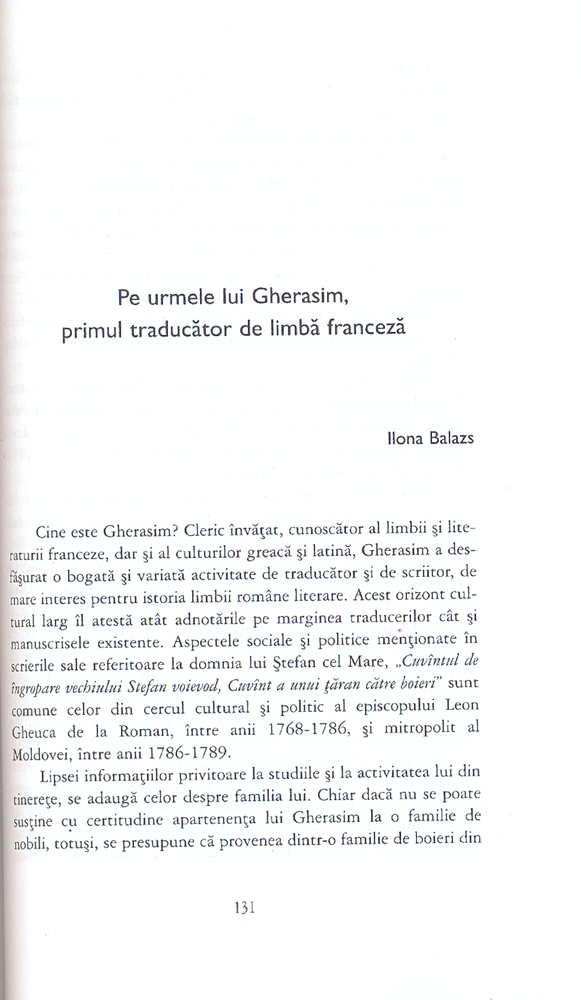
#> input picture orientation_data/train/374_002.png, 581 x 1000 px, shrunk from 2134 x 3672 before the run
$ python -i image_mask.py   (imports and definitions only)
#> lines starting #> are read from the running program, lines starting #| are printed output that depends on the picture; after the words box and inside, x2 and y2 are one past the last pixel; in counts of white or black regions, pixels touching at a corner belong together
import cv2
import numpy as np
import os
from math import atan2, cos, sin, sqrt, pi
from cv2 import BORDER_TRANSPARENT
from PIL import Image


def bbox_image(image_file):
    with open(image_file, 'rb') as f:
        original = cv2.imdecode(np.frombuffer(f.read(), dtype=np.uint8), cv2.IMREAD_COLOR)
        minBGR = (250, 250, 250)
        maxBGR = (255, 255, 255)
        # imageLAB = cv2.cvtColor(original, cv2.COLOR_BGR2LAB)
        maskBGR = cv2.inRange(original, minBGR, maxBGR)
        sum_vector = maskBGR.sum(axis=0)

        kernel = np.ones((60, 60), np.uint8)
        # dilate maskBGR to take over edges of pixels of color
        maskBGR = cv2.erode(maskBGR, kernel, iterations=2)
        # resultLAB = cv2.bitwise_and(original, original, mask=maskBGR)
        bbox = cv2.boundingRect(maskBGR)
        # print(bbox)
        x, y, w, h = bbox
        if sum(sum_vector[:int(len(sum_vector) / 2)]) > sum(sum_vector[int(len(sum_vector) / 2):]):
            x -= int(0.05 * len(maskBGR[0]))
            w += int(0.05 * len(maskBGR[0]))
        else:
            w += int(0.05 * len(maskBGR[0]))
        return x, y, w, h


def crop_image(x, y, w, h, image_file, output_file):
    with open(image_file, 'rb') as f:
        original = cv2.imdecode(np.frombuffer(f.read(), dtype=np.uint8), cv2.IMREAD_COLOR)
        crop = original[y:y + h, x:x + w]
        cv2.imwrite(output_file, crop, [int(cv2.IMWRITE_JPEG_QUALITY), 70])


def getOrientation(pts, img):
    sz = len(pts)
    data_pts = np.empty((sz, 2), dtype=np.float64)
    for i in range(data_pts.shape[0]):
        data_pts[i, 0] = pts[i, 0, 0]
        data_pts[i, 1] = pts[i, 0, 1]
    # Perform PCA analysis
    mean = np.empty((0))
    mean, eigenvectors, eigenvalues = cv2.PCACompute2(data_pts, mean)
    # Store the center of the object
    cntr = (int(mean[0, 0]), int(mean[0, 1]))

    cv2.circle(img, cntr, 3, (255, 0, 255), 2)
    # angle = atan2(eigenvectors[0, 1], eigenvectors[0, 0])  # orientation in radians
    return np.arccos(np.clip(np.dot(np.array([-eigenvectors[0][0], eigenvectors[0][1]]), np.array([0, 1])), -1.0, 1.0)) * np.sign(eigenvectors[0][0]) * 10, cntr
    # return angle, cntr


def get_rotated_image(image_file):
#> called with image_file = 'orientation_data/train/374_002.png'
    src = cv2.imread(image_file)
#> src is the input picture: shape (1000, 581, 3); mean B, G, R 247.4, 246.9, 246.6
    # _, thresh1 = cv2.threshold(src, 250, 255, cv2.THRESH_BINARY)
    gray = cv2.cvtColor(src, cv2.COLOR_BGR2GRAY)
    _, bw = cv2.threshold(gray, 250, 255, cv2.THRESH_BINARY | cv2.THRESH_OTSU)
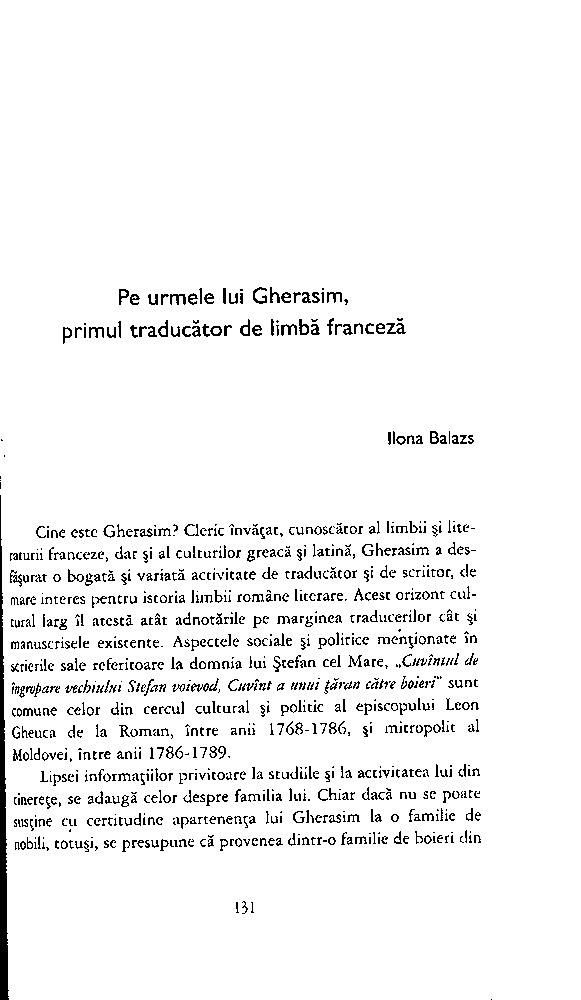
#> bw: shape (1000, 581); 95.4% white; black in thin lines or dots, all inside (x1, y1, x2, y2) = (0, 287, 492, 1000)
    contours, _ = cv2.findContours(bw, cv2.RETR_LIST, cv2.CHAIN_APPROX_NONE)
#> contours = 1541 contours, 627 with area under 20; largest, box (x1, y1, x2, y2) and area: (0, 0, 581, 1000) 577026, (252, 286, 268, 305) 141, (298, 318, 310, 336) 134, (157, 319, 169, 338) 134, (169, 293, 187, 306) 133
    contour = 0
    max_area = 0
    for i, c in enumerate(contours):
        area = cv2.contourArea(c)
        if area > max_area:
            max_area, contour = area, c
#> this loop made 1541 passes
#> (area, max_area) on passes 2, 3, 5, 20, 28, 29, 40, 45, 51, 57, 84, 104: (25.5, 25.5), (27.5, 27.5), (32.5, 32.5), (37, 37), (47, 47), (51, 51), (58.5, 58.5), (60, 60), (75, 75), (75.5, 75.5), (76, 76), (77.5, 77.5)
#> area on passes 24, 25, 27, 34, 35, 36: 31.5, 23.5, 21.5, 25, 24, 45.5
#> after the loop, contour = contour of 3149 points, box (x1, y1, x2, y2) (0, 0, 581, 1000), area 577026; max_area = 577025.5
    angle, cntr = getOrientation(contour, src)
#> in getOrientation, `sz = len(pts)`: sz = 3149
#> after the loop in getOrientation, `for i in range(data_pts.shape[0]):`: data_pts = 3149 pairs, first value 0 to 580, second value 0 to 999
#> in getOrientation, `mean, eigenvectors, eigenvalues = cv2.PCACompute2(data_pts, mean)`: mean = [[291.6, 498.1]]; eigenvectors = [[0.00801, 1], [1, -0.00801]]; eigenvalues = [143966.7, 63010]
#> in getOrientation, `cntr = (int(mean[0, 0]), int(mean[0, 1]))`: cntr = (291, 498)
#> angle = 0.0801; cntr = (291, 498)
    # print("angle", angle)
    rot_mat = cv2.getRotationMatrix2D(cntr, -angle, 1.0)
#> rot_mat = [[1, -0.0014, 0.697], [0.0014, 1, -0.406]]
    rotated_img = cv2.warpAffine(src, rot_mat, (src.shape[1], src.shape[0]))  # , borderValue=(255, 255, 255))  # , flags=cv2.INTER_LINEAR)
    return rotated_img

>>> result = get_rotated_image('orientation_data/train/374_002.png')

$ run again, on orientation_data/train/374_003.png
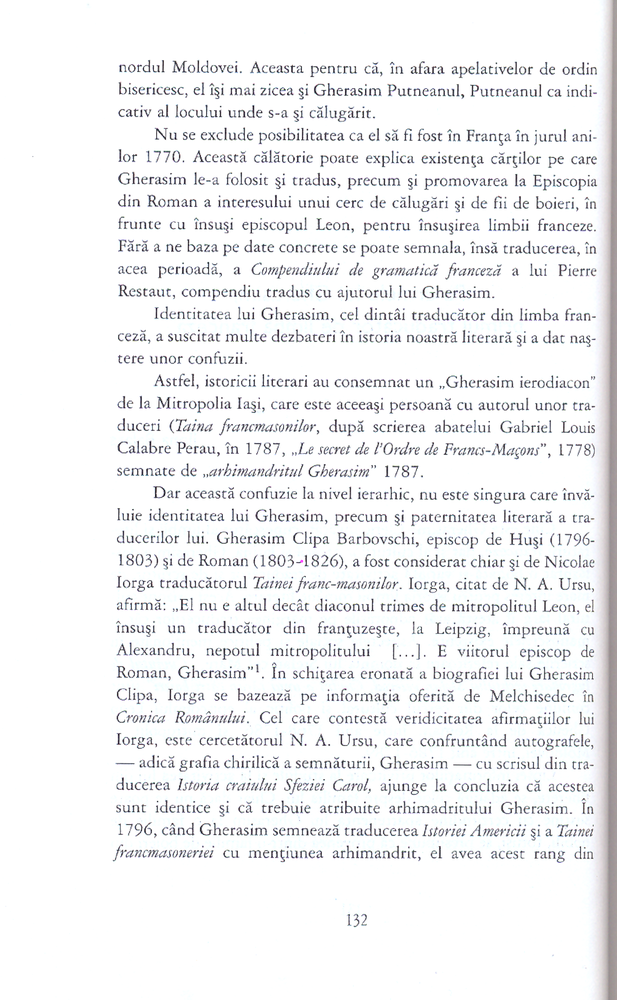
#> input picture orientation_data/train/374_003.png, 617 x 1000 px, shrunk from 2248 x 3641 before the run
#> in get_rotated_image, src is the input picture: shape (1000, 617, 3); mean B, G, R 241.7, 240.6, 240.3
#> in get_rotated_image, `_, bw = cv2.threshold(gray, 250, 255, cv2.THRESH_BINARY | cv2.THRESH_O..`:
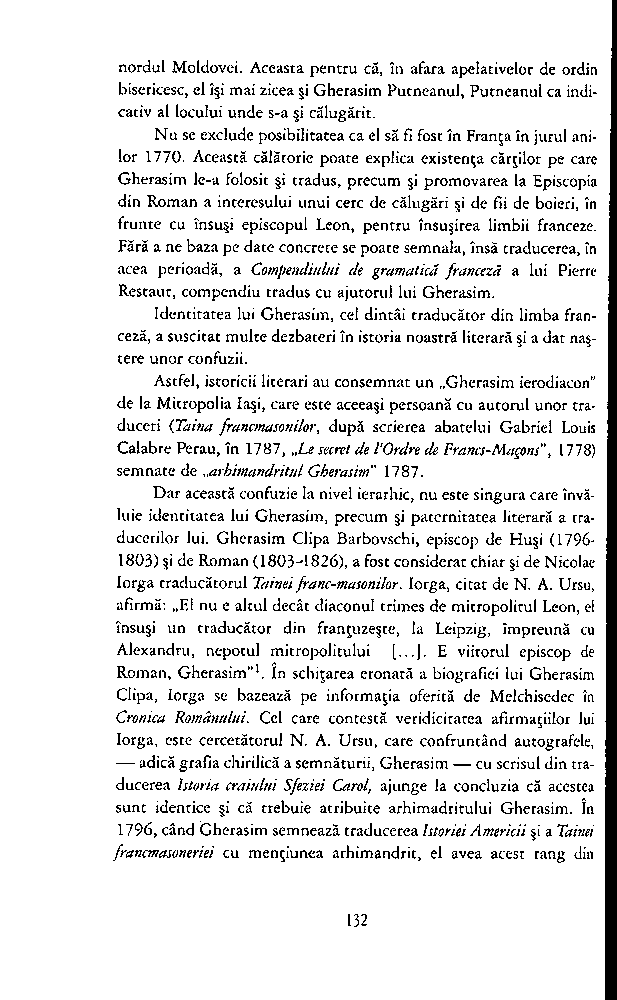
#> bw: shape (1000, 617); 90% white; black in thin lines or dots, all inside (x1, y1, x2, y2) = (113, 0, 617, 1000)
#> contours = 3414 contours, 1429 with area under 20; largest, box (x1, y1, x2, y2) and area: (0, 0, 612, 1000) 605806, (152, 485, 167, 499) 137, (458, 65, 476, 79) 120, (332, 778, 351, 792) 104, (509, 532, 524, 546) 100
#> the loop in get_rotated_image, `for i, c in enumerate(contours):` made 3414 passes
#> (area, max_area) on passes 2, 4, 6, 29, 57, 430, 1727, 3414: (27, 27), (32.5, 32.5), (38.5, 38.5), (56.5, 56.5), (79, 79), (103.5, 103.5), (137, 137), (605806.5, 605806.5)
#> after the loop in get_rotated_image, `for i, c in enumerate(contours):`: contour = contour of 3213 points, box (x1, y1, x2, y2) (0, 0, 612, 1000), area 605806; max_area = 605806.5
#> sz = 3213
#> after the loop in getOrientation, `for i in range(data_pts.shape[0]):`: data_pts = 3213 pairs, first value 0 to 611, second value 0 to 999
#> mean = [[303.4, 498.4]]; eigenvectors = [[-0.00671, 1], [1, 0.00671]]; eigenvalues = [146068.4, 68799.5]
#> in getOrientation, `cntr = (int(mean[0, 0]), int(mean[0, 1]))`: cntr = (303, 498)
#> in get_rotated_image, `angle, cntr = getOrientation(contour, src)`: angle = -0.0671; cntr = (303, 498)
#> rot_mat = [[1, 0.00117, -0.583], [-0.00117, 1, 0.355]]

$ run again, on orientation_data/train/374_006.png
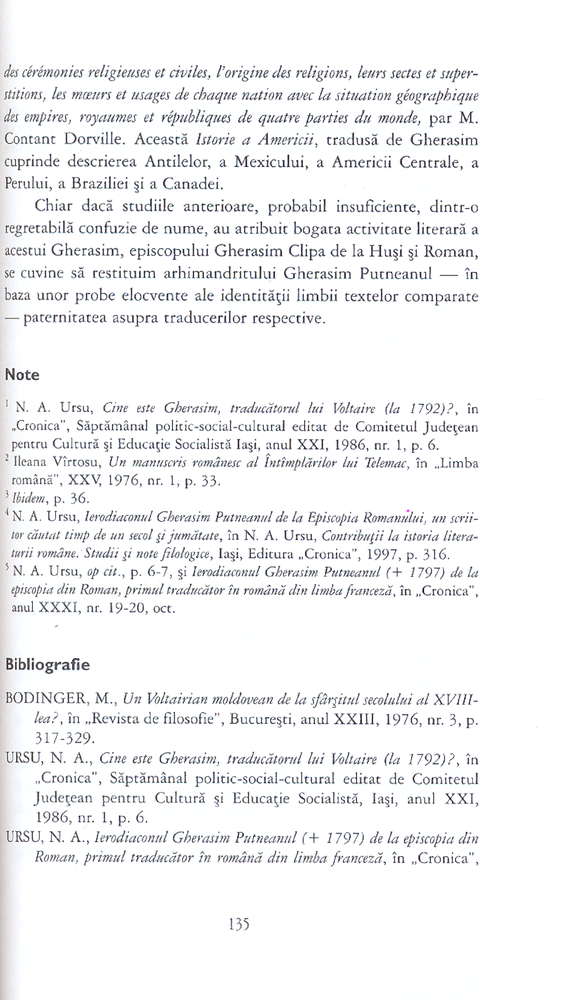
#> input picture orientation_data/train/374_006.png, 577 x 1000 px, shrunk from 2102 x 3642 before the run
#> in get_rotated_image, src is the input picture: shape (1000, 577, 3); mean B, G, R 244.5, 243.6, 243.3
#> in get_rotated_image, `_, bw = cv2.threshold(gray, 250, 255, cv2.THRESH_BINARY | cv2.THRESH_O..`:
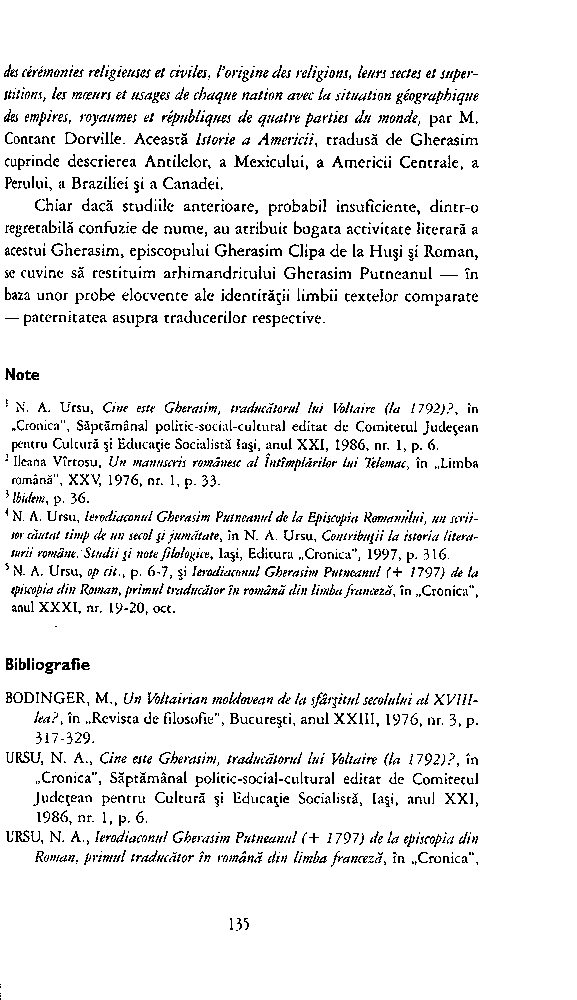
#> bw: shape (1000, 577); 92.8% white; black in thin lines or dots, all inside (x1, y1, x2, y2) = (0, 64, 479, 1000)
#> contours = 3261 contours, 1741 with area under 20; largest, box (x1, y1, x2, y2) and area: (0, 0, 577, 1000) 575416, (44, 661, 62, 675) 139, (15, 750, 31, 764) 124, (99, 287, 116, 302) 117, (3, 108, 19, 123) 114
#> the loop in get_rotated_image, `for i, c in enumerate(contours):` made 3261 passes
#> (area, max_area) on passes 2, 41, 116, 132, 248, 253, 255, 601: (40.5, 40.5), (47, 47), (59.5, 59.5), (69.5, 69.5), (70, 70), (75, 75), (89.5, 89.5), (124.5, 124.5)
#> after the loop in get_rotated_image, `for i, c in enumerate(contours):`: contour = contour of 3149 points, box (x1, y1, x2, y2) (0, 0, 577, 1000), area 575416; max_area = 575416.5
#> sz = 3149
#> after the loop in getOrientation, `for i in range(data_pts.shape[0]):`: data_pts = 3149 pairs, first value 0 to 576, second value 0 to 999
#> mean = [[288.1, 499.3]]; eigenvectors = [[0.000576, 1], [1, -0.000576]]; eigenvalues = [143963.9, 62713.8]
#> in getOrientation, `cntr = (int(mean[0, 0]), int(mean[0, 1]))`: cntr = (288, 499)
#> in get_rotated_image, `angle, cntr = getOrientation(contour, src)`: angle = 0.00576; cntr = (288, 499)
#> rot_mat = [[1, -0.000101, 0.0502], [0.000101, 1, -0.0289]]
